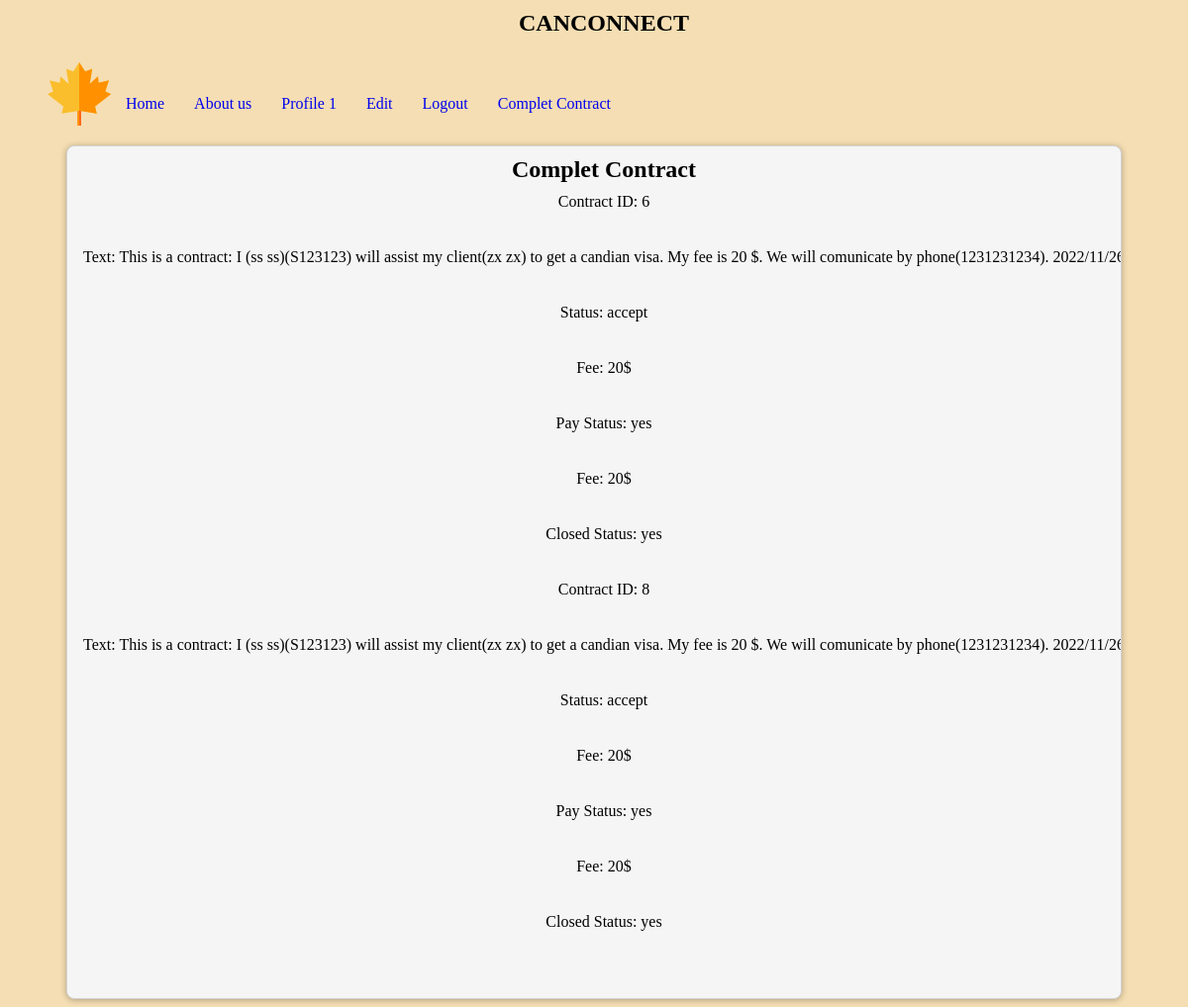
Screenshot of /FinalPrj/completContractPage.php (signed in) with the database file from the repository.
### tables this page shows
CREATE TABLE `contract_tb` (
  `contract_id` int(10) NOT NULL,
  `contract_date` timestamp NOT NULL DEFAULT current_timestamp() ON UPDATE current_timestamp(),
  `client_id` int(10) NOT NULL,
  `consultant_id` int(10) NOT NULL,
  `fee` int(20) NOT NULL,
  `client_resp` enum('pending','accept','reject') NOT NULL,
  `is_contract_closed` enum('yes','no') NOT NULL,
  `is_contract_payed` enum('yes','no') NOT NULL,
  `contract_text` longtext NOT NULL
);

### FinalPrj/phpClass/dbh.class.php (called while the page is built)
<?php
class Dbh {
    public function connect(){
        try {
            $host = "127.0.0.1";
            $user = "root";
            $pass = "";
            $dbname = "dbCanConnect";
            $connection=new PDO("mysql:host=$host;dbname=$dbname",$user,$pass);
            return $connection;
        }
        catch (PDOException $exception) {
            echo "ERROR: you are nor connected to the Database.";
            $arr=$connection->errorInfo();
            echo "The driver : ".$arr[0]."<br/>";
            echo "The error code : ".$arr[1]."<br/>";
            echo "The error message : ".$arr[2]."<br/>";
            die();
        }
    }
}

### FinalPrj/phpClass/contract.class.php (called while the page is built, shortened)
<?php
class Contract extends Dbh{
    public function dofindCompletContractConsltant($consultantID){
        include 'cardContract.class.php';
        $stmt = $this->connect()->prepare("SELECT * FROM `contract_tb` WHERE `consultant_id` = ? AND `is_contract_closed` = 'yes' AND `is_contract_payed` = 'yes'");
        $stmt->execute(array($consultantID));
        $searchResults = $stmt->fetchAll(PDO::FETCH_ASSOC);
        $count = 0;
        foreach ($searchResults  as $oneRow){
            $cardContract = new CardContract($oneRow["contract_id"], $oneRow["client_id"], "NA", $oneRow["consultant_id"], "NA", $oneRow["fee"], $oneRow["contract_text"], $oneRow["client_resp"], $oneRow["is_contract_payed"], $oneRow["is_contract_closed"], $oneRow["contract_date"]);
            $listOfResults[$count] = $cardContract;
            $count = $count + 1;
        }
        $listOfResults = serialize($listOfResults);
        return $listOfResults;
    }
}

### FinalPrj/phpClass/contractControler.class.php (called while the page is built, shortened)
<?php
class ContractControler extends Contract{
    public function findCompletContractConsltant($consultantID){
        $results = $this->dofindCompletContractConsltant($consultantID);
        return $results;
    }
}

### FinalPrj/phpClass/cardContract.class.php (the view, shortened to what this page needs)
<?php
class CardContract{
    private $contractID;
    private $fee;
    private $contractText;
    private $acceptStatus;
    private $payStatus;
    private $closedStatus;
    public function __construct($contractID, $clientID, $clientUID, $consultantID, $consultantUID, $fee, $contractText, $acceptStatus, $payStatus, $closedStatus, $date){
        $this->contractID = $contractID;
        $this->fee = $fee;
        $this->contractText = $contractText;
        $this->acceptStatus = $acceptStatus;
        $this->payStatus = $payStatus;
        $this->closedStatus = $closedStatus;
    }
    public function createCompletContractCard(){
        $div = '<div>';
        $div = $div . '<p>Contract ID: ' . $this->contractID . '</p><br>';
        $div = $div . '<p>Text:' . $this->contractText . '</p><br>';
        $div = $div . '<p>Status: ' . $this->acceptStatus . '</p><br>';
        $div = $div . '<p>Fee: ' . $this->fee . '$</p><br>';
        $div = $div . '<p>Pay Status: ' . $this->payStatus . '</p><br>';
        $div = $div . '<p>Fee: ' . $this->fee . '$</p><br>';
        $div = $div . '<p>Closed Status: ' . $this->closedStatus . '</p><br>';
        $div = $div . '</div>';
        echo "$div";
    }
}

### FinalPrj/completContractPage.php (shortened to what this page needs)
<!DOCTYPE html>
<html lang="en">
	<head>
		<link rel=" stylesheet" type="text/css" href="./css/style.css">
	</head>
	<body>
		<h2>CANCONNECT</h2>
		<nav class="container">
			<div>
    			<ul>
					<img src="./img/logo64x64.png" alt="notFoundImg">
    				<li><a href="index.php"> Home</a></li>
    				<li><a href="index.php"> About us</a></li>
    				<?php
    					if(isset($_SESSION["userLicenseNum"])){
    				    echo '<li><a href="profileConsultant.php">Profile '.$_SESSION["userUid"].'</a></li>';
    				    echo '<li><a href="editConsultantPage.php" class="header-login" >Edit</a></li>';
    				    echo '<li><a href="phpAction/logout.php" class="header-login" >Logout</a></li>';
    				    echo '<li><a href="completContractPage.php" class="header-login" >Complet Contract</a></li>';
    				}
    				?>
    			</ul>
			</div>
		</nav>
    	<div id="wrapper">
    		<div>
    			<h2>Complet Contract</h2>
    			<?php
    			include 'phpClass/dbh.class.php';
    			include 'phpClass/contract.class.php';
    			include 'phpClass/contractControler.class.php';
    			try{
    			    $contract = new ContractControler();
    			    if(isset($_SESSION["userLicenseNum"])){
    			        $consultantID = $_SESSION["userId"];
    			        $result = $contract->findCompletContractConsltant($consultantID);
    			        if(isset($_SESSION["resultsContractConsultantCheck"]) && $_SESSION["resultsContractConsultantCheck"] == TRUE){
    			            $result = unserialize($result);
    			            foreach ($result as $oneRequestCard) {
    			                $oneRequestCard->createCompletContractCard();
    			            }
    			        }
    			    }
    			}catch (PDOException $exception) {
    			}
    			?>
    		</div>
    	</div>
	</body>
</html>

### FinalPrj/css/style.css (style rules this page uses)
body { background-color: Wheat; }
img { margin: auto; float: left; }
#wrapper { width: 90%; margin: auto; border-radius:8px; box-shadow: 0px 1px 6px rgba(0,0,0,0.3) ; box-sizing: border-box; border: 1px solid lightgray; overflow: hidden; padding:0 0 40px 0px; text-align: center; background-color: WhiteSmoke; }
nav { width: 90%; max-width: 960px; margin: auto; box-sizing: border-box; float: left; }
h1,h2,h3,p { width: 100%; text-align: center; margin: 10px; }
nav li { float: left; margin-top: 25px; padding: 8px 15px; }
nav ul { list-style-type: none; display:inline-block; }
nav li a { text-decoration: none; }
.container { width:90%; margin: auto; overflow:hidden; }

### rows the page displays
contract_tb: contract_id "6", contract_text "This is a contract: I (ss ss)(S123123) will assist my client(zx zx) to get a candian visa. My fee is 20 $. We will comunicate by phone(1231231234).…", client_resp "accept", fee "20"
contract_tb: contract_id "8", contract_text "This is a contract: I (ss ss)(S123123) will assist my client(zx zx) to get a candian visa. My fee is 20 $. We will comunicate by phone(1231231234).…", client_resp "accept", fee "20"

### other values shown
$_SESSION["userUid"] "1"
